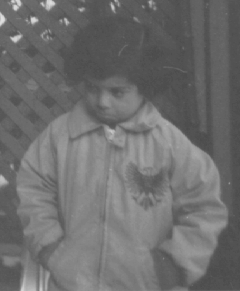
%> input picture lab4/pout.bmp, 240 x 291 px
$ octave lab4_5.m   (GNU Octave 9; MATLAB toolbox functions it lacks are replaced by stand-ins)
%> lines starting %> are read from the running program, lines starting %| are printed output that depends on the picture; in (x1, y1, x2, y2) boxes, pixels count from 0 and x2, y2 are one past the last pixel; in counts of white or black regions, pixels touching at a corner belong together; the program's own positions count from 1
I1 = imread('Pout.bmp');
%> I1 is the input picture: size 291x240 uint8; min 74, max 224, mean 110.3
I2 = imread('Girl.bmp');
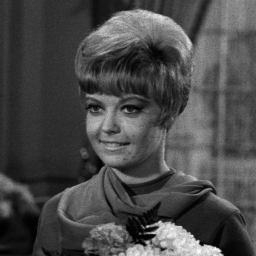
%> input picture lab4/Girl.bmp, 256 x 256 px
%> I2 is the input picture: size 256x256 uint8; min 0, max 254, mean 73.6
D = 30; %截止频率
n = 1;

subplot(2,4,1); imshow(I1, []); title('Pout');
subplot(2,4,2); imshow(ILPF(I1, D), []);    title('Pout ILPF');
subplot(2,4,3); imshow(BLPF(I1, D, n), []); title('Pout BLPF');
subplot(2,4,4); imshow(ELPF(I1, D, n), []); title('Pout ELPF');
subplot(2,4,5); imshow(I2); title('Girl');
subplot(2,4,6); imshow(ILPF(I2, D), []);    title('Girl ILPF');
subplot(2,4,7); imshow(BLPF(I2, D, n), []); title('Girl BLPF');
subplot(2,4,8); imshow(ELPF(I2, D, n), []); title('Girl ELPF');

function output = get_D(input)
    [max_x, max_y] = size(input);
%> max_x = 291; max_y = 240
    [X, Y] = meshgrid(-max_y/2 : max_y/2 - 1, -max_x/2 : max_x/2 - 1);
    output = hypot(X, Y); %计算每个点到频域中心的距离
end

%理想低通滤波器
function output = ILPF(input, D0)
    F = fftshift(fft2(input)); %傅里叶变换并将频率图像中心移到图像中央
    D = get_D(input);
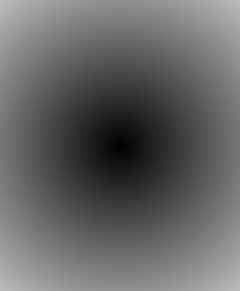
%> D: size 291x240 double; min 0.5, max 188.6, mean 101.9
    H = D <= D0; %距离中心小于D0的保留，其它为0
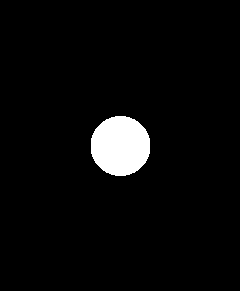
%> H: size 291x240 logical; 4% white; 1 white region, box (x1, y1, x2, y2) and area: (91, 116, 150, 176) 2820
    output = abs(ifft2(ifftshift(F .* H)));
end

%巴特沃斯低通滤波器
function output = BLPF(input, D0, n)
%> called with D0 = 30, n = 1
    F = fftshift(fft2(input)); %傅里叶变换并将频率图像中心移到图像中央
    D = get_D(input);
    H = 1 ./ (1 + ((D ./ D0) .^ (2 * n))); % n是阶数，控制过渡平滑程度
%> H: size 291x240 double
    output = abs(ifft2(ifftshift(F .* H)));
end

%高斯低通滤波器
function output = ELPF(input, D0, n)
%> called with D0 = 30, n = 1
    F = fftshift(fft2(input)); %傅里叶变换并将频率图像中心移到图像中央
    D = get_D(input);
    H = exp(-(D ./ D0) .^ n); %高斯函数（类似钟形曲线），无振铃效应
    output = abs(ifft2(ifftshift(F .* H)));
%> call 2 of ILPF, with D0 = 30
%> in ILPF (call 2), `D = get_D(input);`:
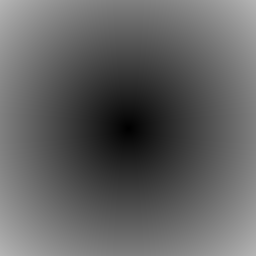
%> D: size 256x256 double; min 0, max 181, mean 97.9
%> in ILPF (call 2), `H = D <= D0;`:
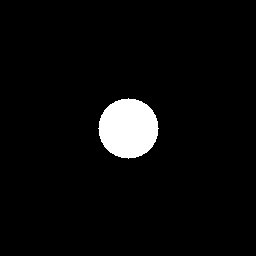
%> H: size 256x256 logical; 4.3% white; 1 white region, box (x1, y1, x2, y2) and area: (98, 98, 159, 159) 2821
%> call 2 of ELPF, with D0 = 30, n = 1
%> in ELPF (call 2), `H = exp(-(D ./ D0) .^ n);`:
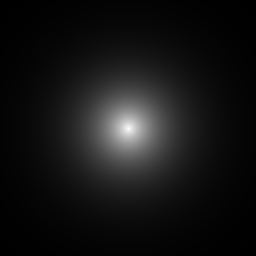
%> H: size 256x256 double; min 0.0024, max 1, mean 0.0818
%> in ELPF (call 2), `output = abs(ifft2(ifftshift(F .* H)));`:
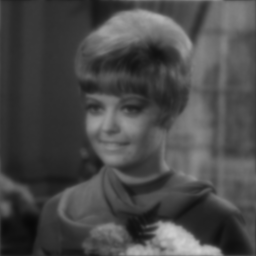
%> output: size 256x256 double; min 8.44, max 207.7, mean 73.6
end
